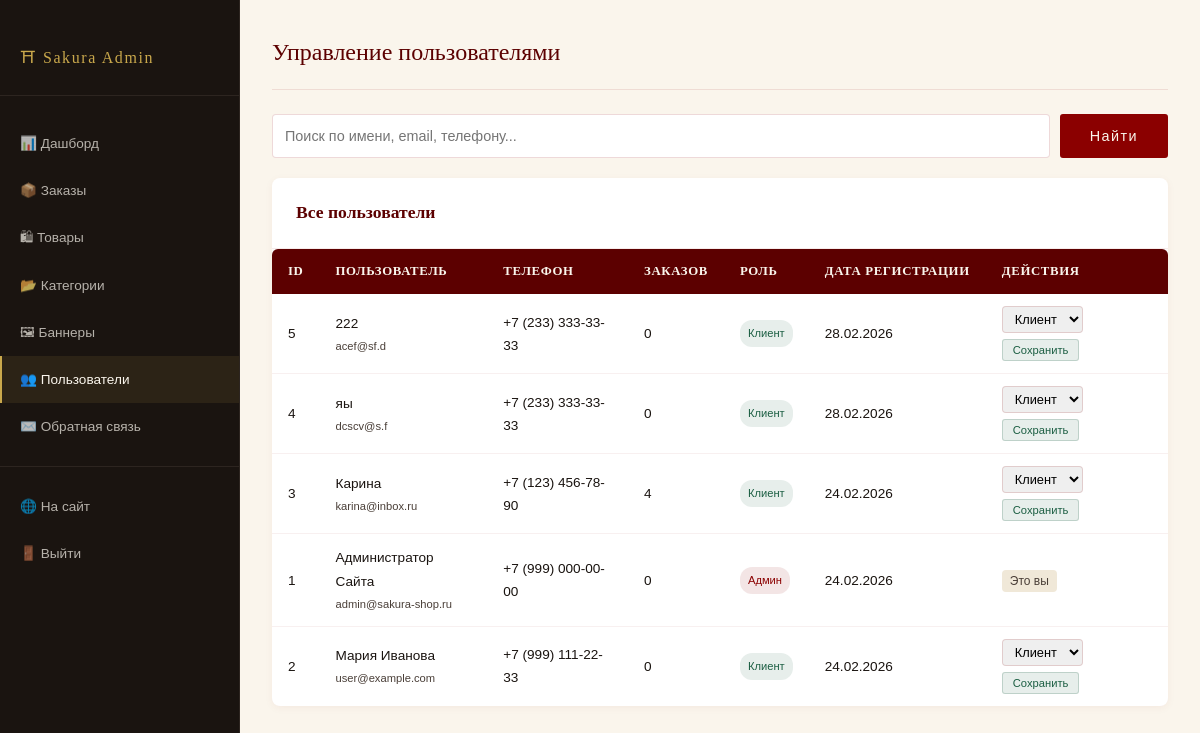
Before: /admin/users.php (signed in) with the older database file.
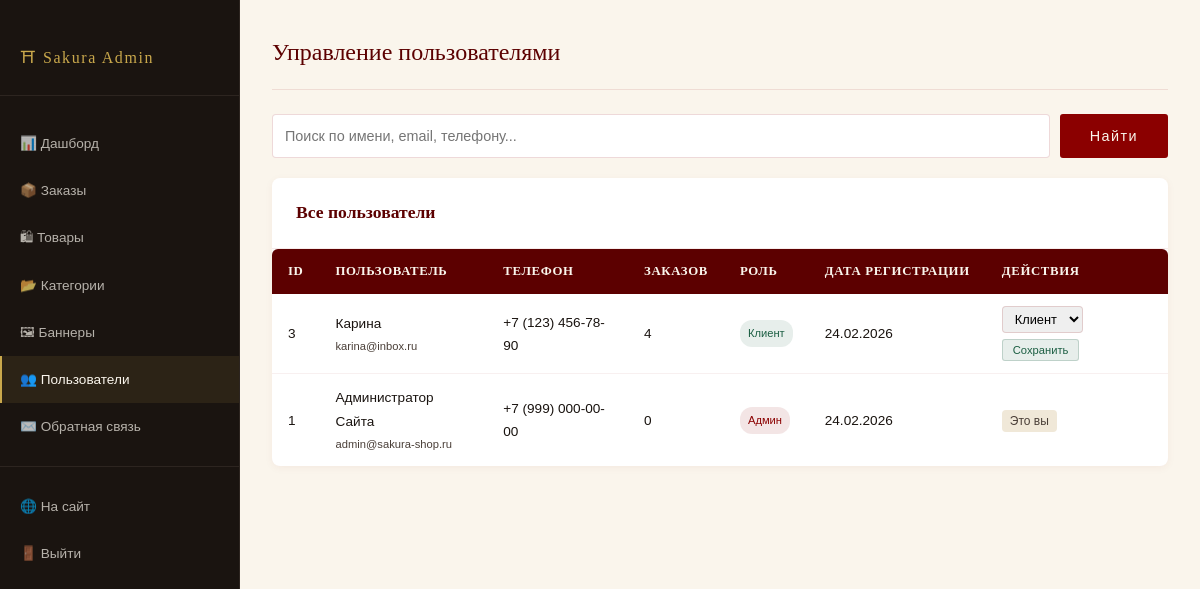
After: the same page with the newer database file.
### tables this page shows
CREATE TABLE `users` (
  `id` int(10) UNSIGNED NOT NULL,
  `email` varchar(255) NOT NULL,
  `phone` varchar(20) DEFAULT NULL,
  `password_hash` varchar(255) NOT NULL,
  `full_name` varchar(255) NOT NULL,
  `role` enum('client','admin') NOT NULL DEFAULT 'client',
  `created_at` datetime NOT NULL DEFAULT current_timestamp()
);

### config.php (called while the page is built, shortened)
<?php
function currentUser(): ?array {
    return $_SESSION['user'] ?? null;
}

### admin/users.php (the view, shortened to what this page needs)
<?php
require_once '../config.php';
$db = getDB();
$search = trim($_GET['search'] ?? '');
$params = [];
$where = '';
$users = $db->prepare("SELECT u.*, (SELECT COUNT(*) FROM orders WHERE user_id = u.id) as order_count FROM users u $where ORDER BY u.created_at DESC");
$users->execute($params);
$users = $users->fetchAll();
include 'admin_header.php';
?>
<div class="admin-layout">
  <aside class="admin-sidebar">
    <div class="admin-logo">⛩ Sakura Admin</div>
    <nav class="admin-nav">
      <a href="index.php" class="admin-nav-item">📊 Дашборд</a>
      <a href="orders.php" class="admin-nav-item">📦 Заказы</a>
      <a href="products.php" class="admin-nav-item">🛍 Товары</a>
      <a href="categories.php" class="admin-nav-item">📂 Категории</a>
      <a href="banners.php" class="admin-nav-item">🖼 Баннеры</a>
      <a href="users.php" class="admin-nav-item active">👥 Пользователи</a>
      <a href="feedback.php" class="admin-nav-item">✉️ Обратная связь</a>
      <div class="admin-nav-divider"></div>
      <a href="<?= BASE_URL ?>index.php" class="admin-nav-item">🌐 На сайт</a>
      <a href="<?= BASE_URL ?>logout.php" class="admin-nav-item">🚪 Выйти</a>
    </nav>
  </aside>
  <main class="admin-main">
    <div class="admin-page-title">Управление пользователями</div>
    <div class="search-section">
      <form method="GET" class="search-form">
        <input type="text" name="search" class="search-input"
               value="<?= htmlspecialchars($search) ?>"
               placeholder="Поиск по имени, email, телефону...">
        <button type="submit" class="btn btn-primary">Найти</button>
      </form>
    </div>
    <div class="admin-card">
      <div class="admin-card-header">
        <h2 class="admin-card-title">Все пользователи</h2>
      </div>
      <div class="admin-table-responsive">
        <table class="admin-table">
          <thead>
            <tr>
              <th>ID</th>
              <th>Пользователь</th>
              <th>Телефон</th>
              <th>Заказов</th>
              <th>Роль</th>
              <th>Дата регистрации</th>
              <th>Действия</th>
            </tr>
          </thead>
          <tbody>
            <?php foreach ($users as $u): ?>
            <tr>
              <td><?= $u['id'] ?></td>
              <td>
                <div class="user-name"><?= htmlspecialchars($u['full_name']) ?></div>
                <div class="admin-text-small"><?= htmlspecialchars($u['email']) ?></div>
              </td>
              <td><?= htmlspecialchars($u['phone'] ?? '—') ?></td>
              <td>
                <a href="orders.php?user=<?= $u['id'] ?>" class="order-count-link">
                  <?= $u['order_count'] ?>
                </a>
              </td>
              <td>
                <span class="role-badge <?= $u['role'] === 'admin' ? 'role-admin' : 'role-client' ?>">
                  <?= $u['role'] === 'admin' ? 'Админ' : 'Клиент' ?>
                </span>
              </td>
              <td><?= date('d.m.Y', strtotime($u['created_at'])) ?></td>
              <td>
                <?php if ($u['id'] !== currentUser()['id']): ?>
                <form method="POST" class="role-form">
                  <select name="role" class="role-select">
                    <option value="client" <?= $u['role'] === 'client' ? 'selected' : '' ?>>Клиент</option>
                  </select>
                  <button type="submit" class="admin-btn-action admin-btn-edit">Сохранить</button>
                </form>
                <?php else: ?>
                <span class="self-badge">Это вы</span>
                <?php endif; ?>
              </td>
            </tr>
            <?php endforeach; ?>
          </tbody>
        </table>
      </div>
    </div>
  </main>
</div>
<?php include 'admin_footer.php'; ?>

### admin/admin_header.php (shortened to what this page needs)
<!DOCTYPE html>
<html lang="ru">
<head>
  <link rel="stylesheet" href="<?= BASE_URL ?>css/main.css">
  <link rel="stylesheet" href="<?= BASE_URL ?>css/admin.css">
</head>
<body>

### admin/admin_footer.php (shortened to what this page needs)
</body>
</html>

### css/admin.css (style rules this page uses)
.admin-layout { display: flex; min-height: 100vh; position: relative; }
.admin-sidebar { width: 240px; background: var(--charcoal); color: var(--ivory); transition: transform 0.3s ease; flex-shrink: 0; height: 100vh; position: sticky; top: 0; overflow-y: auto; z-index: 100; }
.admin-logo { padding: 24px 20px; font-family: var(--font-serif); color: var(--gold); font-size: 1rem; letter-spacing: 0.1em; border-bottom: 1px solid var(--charcoal-mid); white-space: nowrap; }
.admin-nav { padding: 16px 0; }
.admin-nav-item { display: flex; align-items: center; gap: 12px; padding: 12px 20px; color: rgba(250,245,236,0.7); font-size: 0.85rem; transition: all 0.2s ease; white-space: nowrap; text-decoration: none; }
.admin-nav-item:hover, .admin-nav-item.active { color: var(--ivory); background: rgba(201,168,76,0.1); border-left: 2px solid var(--gold); padding-left: 18px; }
.admin-nav-divider { height: 1px; background: var(--charcoal-mid); margin: 16px 0; }
.admin-main { flex: 1; padding: 32px; background: var(--ivory); overflow-x: hidden; max-width: calc(100% - 240px); }
.admin-page-title { font-family: var(--font-serif); font-size: 1.5rem; color: var(--crimson-deep); margin-bottom: 24px; padding-bottom: 16px; border-bottom: 1px solid rgba(139,0,0,0.1); }
.admin-card { background: var(--white); border-radius: 8px; box-shadow: 0 2px 8px rgba(139,0,0,0.05); overflow: hidden; margin-bottom: 24px; }
.admin-card-header { display: flex; justify-content: space-between; align-items: center; padding: 20px 24px; border-bottom: 1px solid rgba(139,0,0,0.08); flex-wrap: wrap; gap: 12px; }
.admin-card-title { font-family: var(--font-serif); color: var(--crimson-deep); font-size: 1.1rem; margin: 0; }
.admin-table-responsive { overflow-x: auto; -webkit-overflow-scrolling: touch; margin: 0; }
.admin-table { width: 100%; border-collapse: collapse; min-width: 600px; }
.admin-table th { background: var(--crimson-deep); color: var(--ivory); padding: 12px 16px; text-align: left; font-family: var(--font-serif); font-size: 0.8rem; letter-spacing: 0.05em; white-space: nowrap; }
.admin-table td { padding: 12px 16px; border-bottom: 1px solid rgba(139,0,0,0.06); font-size: 0.85rem; }
.admin-table tr:last-child td { border-bottom: none; }
.admin-text-small { font-size: 0.7rem; color: var(--charcoal-light); margin-top: 2px; }
.admin-btn-action { display: inline-block; padding: 4px 10px; font-size: 0.7rem; border-radius: 3px; transition: all 0.2s ease; text-decoration: none; border: 1px solid transparent; white-space: nowrap; }
.admin-btn-edit { background: rgba(27,94,66,0.1); color: var(--emerald); border-color: rgba(27,94,66,0.2); }
.role-badge { display: inline-block; padding: 4px 8px; border-radius: 12px; font-size: 0.7rem; }
.role-admin { background: rgba(139,0,0,0.1); color: var(--crimson); }
.role-client { background: rgba(27,94,66,0.1); color: var(--emerald); }
.search-section { margin-bottom: 20px; }
.search-form { display: flex; gap: 10px; flex-wrap: wrap; }
.search-input { flex: 1; min-width: 250px; padding: 10px 12px; border: 1px solid rgba(139,0,0,0.15); border-radius: 4px; font-size: 0.9rem; }
.role-form { display: flex; gap: 6px; align-items: center; flex-wrap: wrap; }
.role-select { padding: 4px 8px; border: 1px solid rgba(139,0,0,0.15); border-radius: 4px; font-size: 0.8rem; }
.self-badge { font-size: 0.75rem; color: var(--charcoal-light); padding: 4px 8px; background: var(--ivory-dark); border-radius: 4px; }

### admin/admin_header.php (style rules this page uses)
body { background: var(--ivory); margin: 0; padding: 0; overflow-x: hidden; }
* { box-sizing: border-box; }

Changed rows visible on the page:
removed users: id "5", full_name "222", email "acef@sf.d", phone "+7 (233) 333-33-33", order_count "0", shows "Клиент", created_at "28.02.2026", role "Клиент"
removed users: id "4", full_name "яы", email "dcscv@s.f", phone "+7 (233) 333-33-33", order_count "0", shows "Клиент", created_at "28.02.2026", role "Клиент"
removed users: id "2", full_name "Мария Иванова", email "user@example.com", phone "+7 (999) 111-22-33", order_count "0", shows "Клиент", created_at "24.02.2026", role "Клиент"
